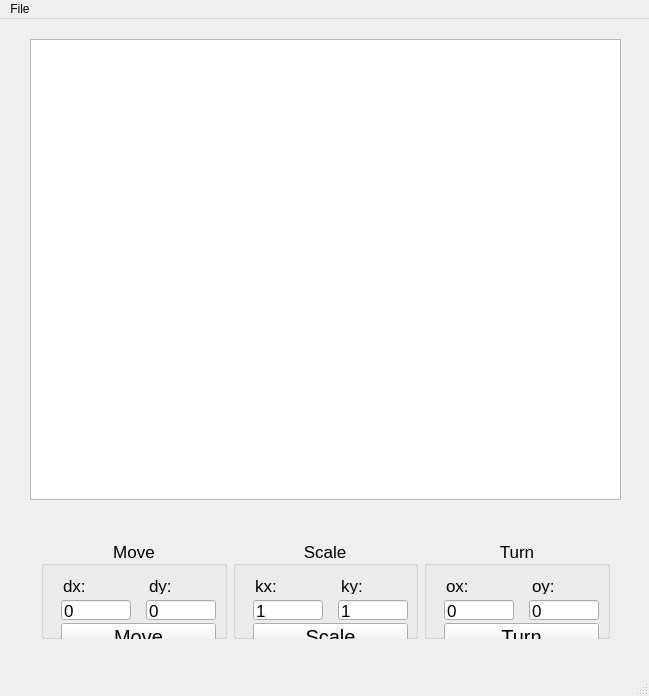
<?xml version="1.0" encoding="UTF-8"?>
<ui version="4.0">
 <class>MainWindow</class>
 <widget class="QMainWindow" name="MainWindow">
  <property name="geometry">
   <rect>
    <x>0</x>
    <y>0</y>
    <width>649</width>
    <height>696</height>
   </rect>
  </property>
  <property name="windowTitle">
   <string>lab_02 computer graphics</string>
  </property>
  <widget class="QWidget" name="centralWidget">
   <widget class="QGraphicsView" name="graphicsView">
    <property name="geometry">
     <rect>
      <x>30</x>
      <y>20</y>
      <width>591</width>
      <height>461</height>
     </rect>
    </property>
   </widget>
   <widget class="QWidget" name="horizontalLayoutWidget">
    <property name="geometry">
     <rect>
      <x>30</x>
      <y>510</y>
      <width>591</width>
      <height>121</height>
     </rect>
    </property>
    <layout class="QHBoxLayout" name="horizontalLayout">
     <item>
      <widget class="QGroupBox" name="group_Move">
       <property name="font">
        <font>
         <pointsize>13</pointsize>
        </font>
       </property>
       <property name="title">
        <string>Move</string>
       </property>
       <property name="alignment">
        <set>Qt::AlignCenter</set>
       </property>
       <widget class="QLineEdit" name="lineEdit_MoveX">
        <property name="geometry">
         <rect>
          <x>20</x>
          <y>60</y>
          <width>70</width>
          <height>20</height>
         </rect>
        </property>
        <property name="text">
         <string>0</string>
        </property>
       </widget>
       <widget class="QLineEdit" name="lineEdit_MoveY">
        <property name="geometry">
         <rect>
          <x>105</x>
          <y>60</y>
          <width>70</width>
          <height>20</height>
         </rect>
        </property>
        <property name="text">
         <string>0</string>
        </property>
       </widget>
       <widget class="QPushButton" name="button_Move">
        <property name="geometry">
         <rect>
          <x>20</x>
          <y>83</y>
          <width>155</width>
          <height>28</height>
         </rect>
        </property>
        <property name="font">
         <font>
          <pointsize>15</pointsize>
         </font>
        </property>
        <property name="text">
         <string>Move</string>
        </property>
       </widget>
       <widget class="QLabel" name="label_MoveX">
        <property name="geometry">
         <rect>
          <x>22</x>
          <y>38</y>
          <width>45</width>
          <height>16</height>
         </rect>
        </property>
        <property name="font">
         <font>
          <pointsize>13</pointsize>
         </font>
        </property>
        <property name="text">
         <string>dx:</string>
        </property>
       </widget>
       <widget class="QLabel" name="label_MoveY">
        <property name="geometry">
         <rect>
          <x>108</x>
          <y>38</y>
          <width>45</width>
          <height>16</height>
         </rect>
        </property>
        <property name="font">
         <font>
          <pointsize>13</pointsize>
         </font>
        </property>
        <property name="text">
         <string>dy:</string>
        </property>
       </widget>
      </widget>
     </item>
     <item>
      <widget class="QGroupBox" name="group_Move_2">
       <property name="font">
        <font>
         <pointsize>13</pointsize>
        </font>
       </property>
       <property name="title">
        <string>Scale</string>
       </property>
       <property name="alignment">
        <set>Qt::AlignCenter</set>
       </property>
       <widget class="QLineEdit" name="lineEdit_ScaleX">
        <property name="geometry">
         <rect>
          <x>20</x>
          <y>60</y>
          <width>70</width>
          <height>20</height>
         </rect>
        </property>
        <property name="text">
         <string>1</string>
        </property>
       </widget>
       <widget class="QLineEdit" name="lineEdit_ScaleY">
        <property name="geometry">
         <rect>
          <x>105</x>
          <y>60</y>
          <width>70</width>
          <height>20</height>
         </rect>
        </property>
        <property name="text">
         <string>1</string>
        </property>
       </widget>
       <widget class="QPushButton" name="button_Scale">
        <property name="geometry">
         <rect>
          <x>20</x>
          <y>83</y>
          <width>155</width>
          <height>28</height>
         </rect>
        </property>
        <property name="font">
         <font>
          <pointsize>15</pointsize>
         </font>
        </property>
        <property name="text">
         <string>Scale</string>
        </property>
       </widget>
       <widget class="QLabel" name="label_ScaleX">
        <property name="geometry">
         <rect>
          <x>22</x>
          <y>38</y>
          <width>45</width>
          <height>16</height>
         </rect>
        </property>
        <property name="font">
         <font>
          <pointsize>13</pointsize>
         </font>
        </property>
        <property name="text">
         <string>kx:</string>
        </property>
       </widget>
       <widget class="QLabel" name="label_ScaleY">
        <property name="geometry">
         <rect>
          <x>108</x>
          <y>38</y>
          <width>45</width>
          <height>16</height>
         </rect>
        </property>
        <property name="font">
         <font>
          <pointsize>13</pointsize>
         </font>
        </property>
        <property name="text">
         <string>ky:</string>
        </property>
       </widget>
      </widget>
     </item>
     <item>
      <widget class="QGroupBox" name="group_Move_3">
       <property name="font">
        <font>
         <pointsize>13</pointsize>
        </font>
       </property>
       <property name="title">
        <string>Turn</string>
       </property>
       <property name="alignment">
        <set>Qt::AlignCenter</set>
       </property>
       <widget class="QLineEdit" name="lineEdit_TurnX">
        <property name="geometry">
         <rect>
          <x>20</x>
          <y>60</y>
          <width>70</width>
          <height>20</height>
         </rect>
        </property>
        <property name="text">
         <string>0</string>
        </property>
       </widget>
       <widget class="QLineEdit" name="lineEdit_TurnY">
        <property name="geometry">
         <rect>
          <x>105</x>
          <y>60</y>
          <width>70</width>
          <height>20</height>
         </rect>
        </property>
        <property name="text">
         <string>0</string>
        </property>
       </widget>
       <widget class="QPushButton" name="button_Turn">
        <property name="geometry">
         <rect>
          <x>20</x>
          <y>83</y>
          <width>155</width>
          <height>28</height>
         </rect>
        </property>
        <property name="font">
         <font>
          <pointsize>15</pointsize>
         </font>
        </property>
        <property name="text">
         <string>Turn</string>
        </property>
       </widget>
       <widget class="QLabel" name="label_TurnX">
        <property name="geometry">
         <rect>
          <x>22</x>
          <y>38</y>
          <width>45</width>
          <height>16</height>
         </rect>
        </property>
        <property name="font">
         <font>
          <pointsize>13</pointsize>
         </font>
        </property>
        <property name="text">
         <string>ox:</string>
        </property>
       </widget>
       <widget class="QLabel" name="label_TurnY">
        <property name="geometry">
         <rect>
          <x>108</x>
          <y>38</y>
          <width>45</width>
          <height>16</height>
         </rect>
        </property>
        <property name="font">
         <font>
          <pointsize>13</pointsize>
         </font>
        </property>
        <property name="text">
         <string>oy:</string>
        </property>
       </widget>
      </widget>
     </item>
    </layout>
   </widget>
  </widget>
  <widget class="QMenuBar" name="menuBar">
   <property name="geometry">
    <rect>
     <x>0</x>
     <y>0</y>
     <width>649</width>
     <height>24</height>
    </rect>
   </property>
   <widget class="QMenu" name="menu">
    <property name="title">
     <string>File</string>
    </property>
    <addaction name="separator"/>
    <addaction name="actionOpen"/>
   </widget>
   <addaction name="menu"/>
  </widget>
  <widget class="QStatusBar" name="statusBar"/>
  <action name="actionOpen">
   <property name="text">
    <string>Open</string>
   </property>
   <property name="shortcut">
    <string>Ctrl+O</string>
   </property>
  </action>
 </widget>
 <layoutdefault spacing="6" margin="11"/>
 <resources/>
 <connections/>
</ui>
